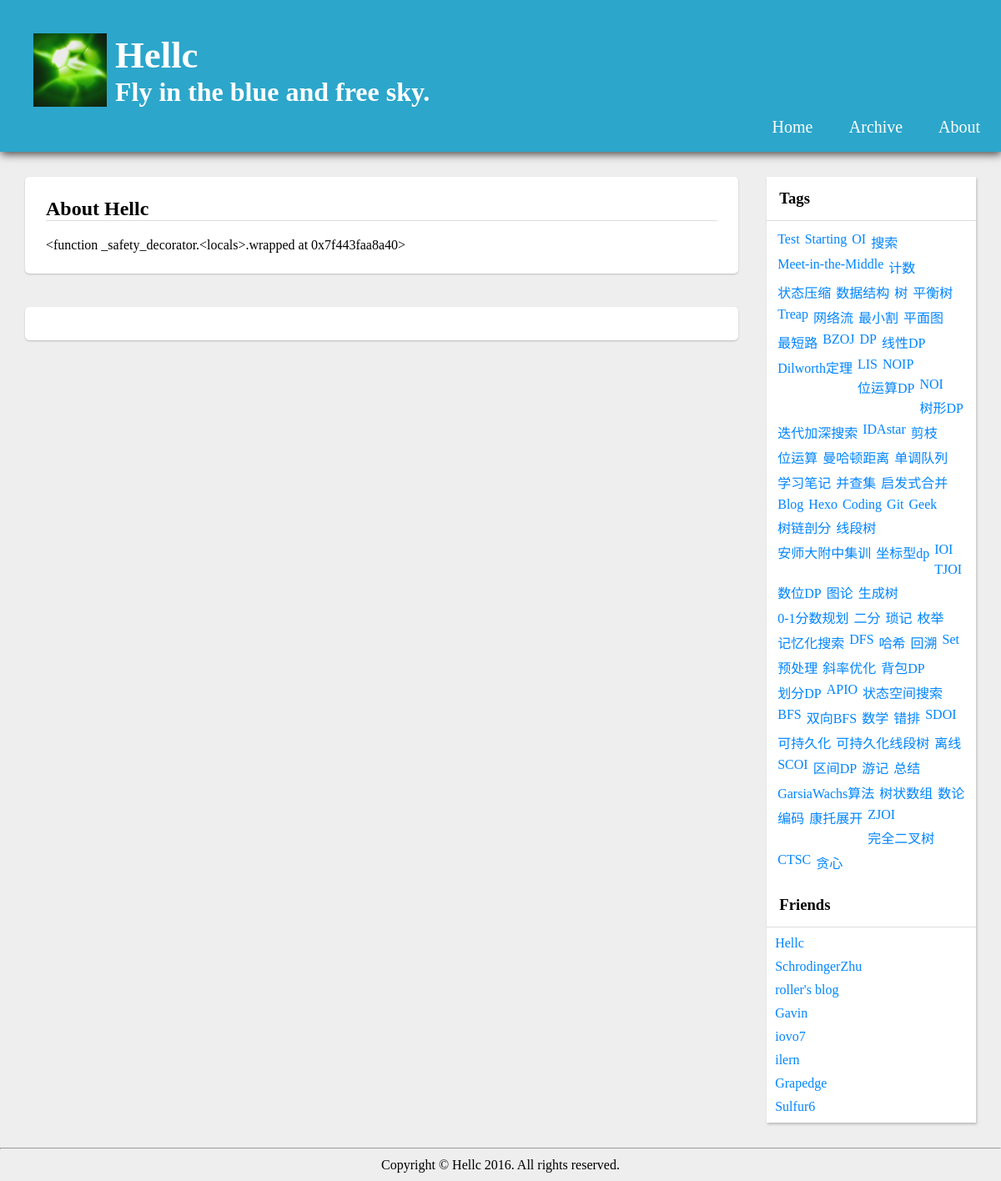
Page /about/ on the earlier database version.
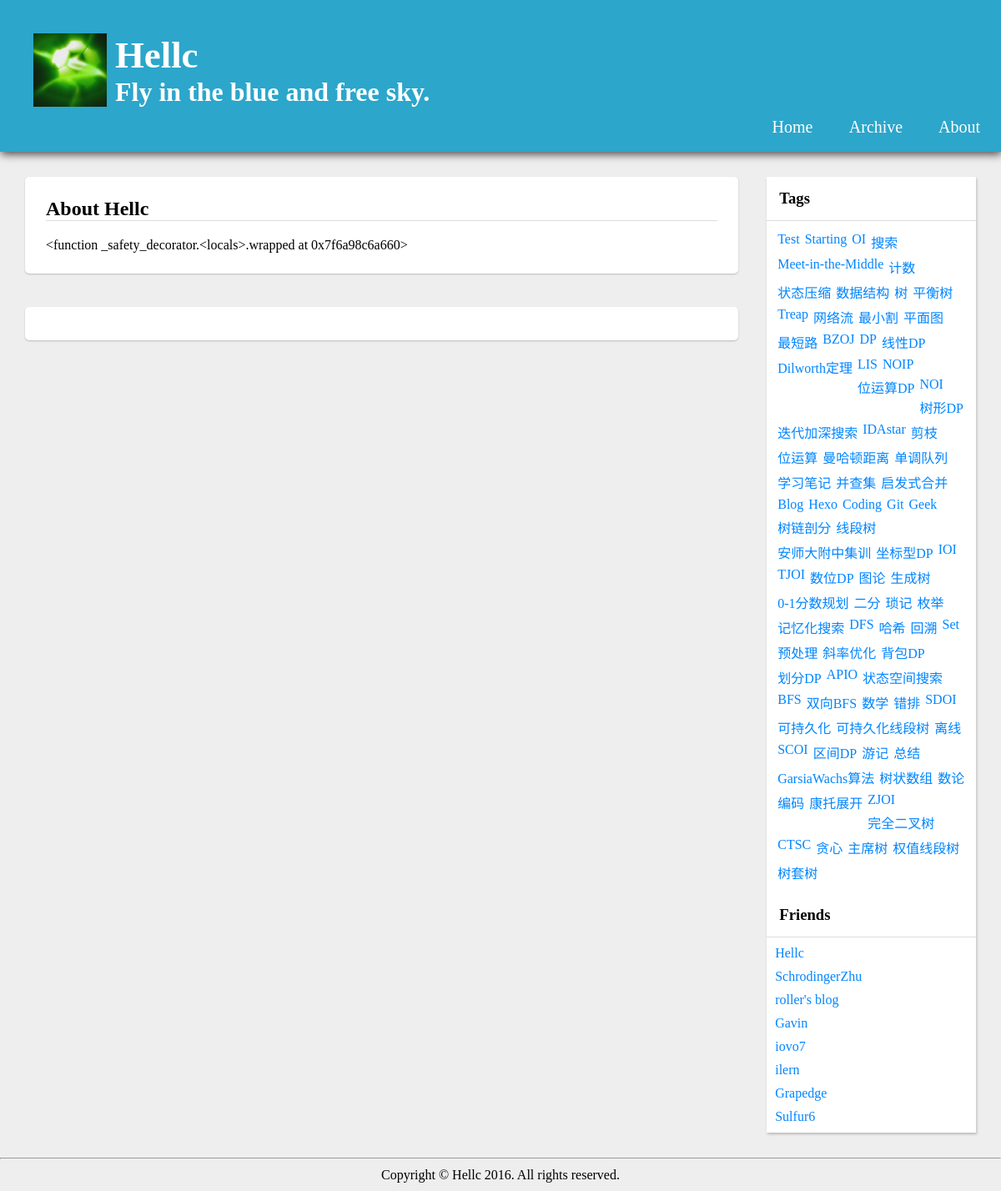
Same page on the later database version.
### Blog/models.py (models this page shows, shortened)
class SinglePage(models.Model):
    title = models.CharField("Title", max_length = 100)
    content = models.TextField("Content")
    permalink = models.SlugField("Permalink")

class Tag(models.Model):
    name = models.CharField("Name", max_length = 16)
    permalink = models.SlugField("Link", max_length = 50, null = True)

class FriendLink(models.Model):
    name = models.CharField("Name", max_length = 16)
    link = models.URLField("Link")

### Blog/views.py (the view)
# urls.py: url(r'^about/$', getAboutPage, name = "BlogGetAboutPage"),
def getAboutPage(request):
    ctx = getBaseContent()
    ctx.update({
        "about" : SinglePage.objects.get(permalink = "about")
    })
    return render(request, "single-page/about.html", ctx)

### Blog/templatetags/markdownRender.py (called while the page is built)
@register.filter(name = "markdownRender", is_safe = True)
@stringfilter
def renderMarkdown(src):
    return mark_safe(markdown(src))

### Blog/views.py (called while the page is built)
def globalVariable(request):
    return {
        "SITE_URL" : settings.SITE_URL
    }

def getBaseContent():
    return {
        "tags" : Tag.objects.all(),
        "friendLinks" : FriendLink.objects.all()
    }

### templates/single-page/about.html (shortened to what this page needs)
{% extends "parts/base.html" %}
{% load markdownRender %}
{% load static %}
{% block style %}
<link rel = "stylesheet" type = "text/css" href = "{% static 'css/parts/markdown.css' %}" />
<link rel = "stylesheet" type = "text/css" href = "{% static 'css/parts/highlight.css' %}" />
<link rel = "stylesheet" type = "text/css" href = "{% static 'css/single-page/about.css'%}" />
{% endblock %}
{% block content %}
<article class = "About">
    <header class = "AboutHeader">
        <div class = "Title">
            <a href = "#">
                <h2> {{ about.title }} </h2>
            </a>
        </div>
    </header>
    <div class = "AboutBody Markdown">
        {{ about.content | markdownRender}}
    </div>
</article>
<div class = "Comment">
</div>
{% endblock %}

### templates/parts/base.html (shortened to what this page needs)
<!DOCTYPE html>
{% load static %}
<html>
<head>
    <link rel = "stylesheet" type = "text/css" href = "https://maxcdn.bootstrapcdn.com/font-awesome/4.6.3/css/font-awesome.min.css" />
    <link rel = "stylesheet" type = "text/css" href = "{% static 'css/parts/header.css' %}" />
    <link rel = "stylesheet" type = "text/css" href = "{% static 'css/parts/sidebar.css' %}" />
    <link rel = "stylesheet" type = "text/css" href = "{% static 'css/parts/main.css' %}" />
    <link rel = "stylesheet" type = "text/css" href = "{% static 'css/parts/footer.css' %}" />
    {% block style %} {% endblock %}
</head>
<body>
{% include "parts/header.html" %}
<div id = "Content">
    <div id = Wrapper>
        {% block content %} {% endblock %}
    </div>
    {% include "parts/sidebar.html"%}
</div>
{% include "parts/footer.html" %}
</body>
</html>

### templates/parts/header.html
{% load static %}
<header id = "PageHeader">
    <div id = "BlogHeader">
        <div id = "BlogImgLogo">
            <img src = "{% static 'img/HellcLogo.jpg'%}" alt = "Hellc"/>
        </div>
        <div id = "BlogTextLogo">
            <div id = "BlogName">
                <h1> Hellc </h1>
            </div>
            <div id = "BlogMotto">
                <h2> Fly in the blue and free sky. </h2>
            </div>
        </div>
    </div>
    <nav id = "BlogNav">
        <ul>
            <li>
                <a href = "{% url 'BlogGetHomePage' %}" class = "NavLink"> Home </a>
            </li>
            <li>
                <a href = "{% url 'BlogGetArchive' %}" class = "NavLink"> Archive </a>
            </li>
            <li>
                <a href = "{% url 'BlogGetAboutPage' %}" class = "NavLink"> About </a>
            </li>
        </ul>
    </nav>
</header>

### templates/parts/sidebar.html
<aside id = "Sidebar">
    <div id = "Tags">
        <h3 class = "Title">
            Tags
        </h3>
        <div class = "TagLinks">
        {% for tag in tags %}
            <div class = "EachTag">
                <a href = "{% url 'BlogGetArticlesByTag' tag.permalink %}"> {{ tag.name }} </a>
            </div>
        {% endfor %}
        </div>
    </div>
    <div id = "FriendLinks">
        <h3 class = "Title">
            Friends
        </h3>
        {% for friendLink in friendLinks%}
        <div class = "EachFriendLink">
            <a href = "{{ friendLink.link }}" target = "_blank"> {{ friendLink.name }} </a>
        </div>
        {% endfor %}
    </div>
</aside>

### templates/parts/footer.html
<footer id = "PageFooter">
    <hr/>
    <p> Copyright &copy; Hellc 2016. All rights reserved. </p>
</footer>

### Blog/static/css/parts/header.css (style rules this page uses)
#PageHeader { background: #2CA6CB; padding-top: 40px; padding-left: 40px; padding-bottom: 10px; box-shadow: 1px 3px 10px rgba(0,0,0,0.7); }
#BlogHeader { overflow: hidden; }
#BlogTextLogo { float: left; margin-left: 10px; }
#BlogImgLogo { float: left; }
#BlogImgLogo img { width: 5.5em; }
#BlogName h1 { font-size: 280%; color: #FFFFFF; font-family: "consolas", "Ubuntu Mono", "Microsoft YaHei", Georgia, 'Times New Roman', Times, 'Songti SC', SimSun, serif; }
#BlogMotto h2 { font-size: 200%; color: #FFFFFF; font-family: "consolas", "Ubuntu Mono", "Microsoft YaHei", Georgia, 'Times New Roman', Times, 'Songti SC', SimSun, serif; }
#BlogNav { overflow: hidden; }
#BlogNav ul { list-style: none; float: right; }
#BlogNav ul li { text-align: center; float: left; }
#BlogNav a.NavLink { display: block; height: 40px; line-height: 40px; width: 100px; background-color: #2CA6CB; color: #FFFFFF; font-family: Georgia; font-size: 20px; }

### Blog/static/css/parts/sidebar.css (style rules this page uses)
#Sidebar { width: 22%; float: right; background: #FFFFFF; box-shadow: 1px 2px 3px #BBBBBB; }
#Sidebar .Title { font-family: "consolas", "Ubuntu Mono", "Microsoft YaHei", Georgia, 'Times New Roman', Times, 'Songti SC', SimSun, serif; border-bottom: 1px solid #DDDDDD; padding: 15px; }
#Tags .TagLinks { margin: 10px; overflow: hidden; }
#Tags .TagLinks .EachTag { margin: 3px; float: left; }
#FriendLinks .EachFriendLink { margin: 10px; }

### Blog/static/css/parts/main.css (style rules this page uses)
* { margin: 0; padding: 0; }
body { background: #EEEEEE; }
a { text-decoration: none; color: #0085FF; }
#Wrapper { width: 75%; float: left; }
#Content { padding: 30px; overflow: hidden; }

### Blog/static/css/parts/footer.css (style rules this page uses)
#PageFooter { text-align: center; }
#PageFooter hr { color: #DDDDDD; font-family: "consolas", "Ubuntu Mono", "Microsoft YaHei", Georgia, 'Times New Roman', Times, 'Songti SC', SimSun, serif; }
#PageFooter p { color: #000000; font-family: "Ubuntu mono", "Georgia"; padding: 10px; }

### Blog/static/css/single-page/about.css (style rules this page uses)
.About { background-color: #FFFFFF; box-shadow: 0px 1px 2px #BBBBBB; padding: 25px; border-radius: 5px; }
.AboutHeader { border-bottom: 1px solid #DDDDDD; margin-bottom: 20px; }
.AboutHeader .Title a { color: #000000; font-family: "consolas", "Ubuntu Mono", "Microsoft YaHei", Georgia, 'Times New Roman', Times, 'Songti SC', SimSun, serif; }
.Comment { margin-top: 40px; padding: 20px; background-color: #FFFFFF; box-shadow: 0px 1px 2px #BBBBBB; border-radius: 5px; }

Differences in the rows shown:
computed for SinglePage "About Hellc": content "<function _safety_decorator.<locals>.wrapped at 0x7f443faa8a40>" → "<function _safety_decorator.<locals>.wrapped at 0x7f6a98c6a660>"
changed Tag: name "坐标型dp" → "坐标型DP"
added Tag: name "主席树"
added Tag: name "权值线段树"
added Tag: name "树套树"
